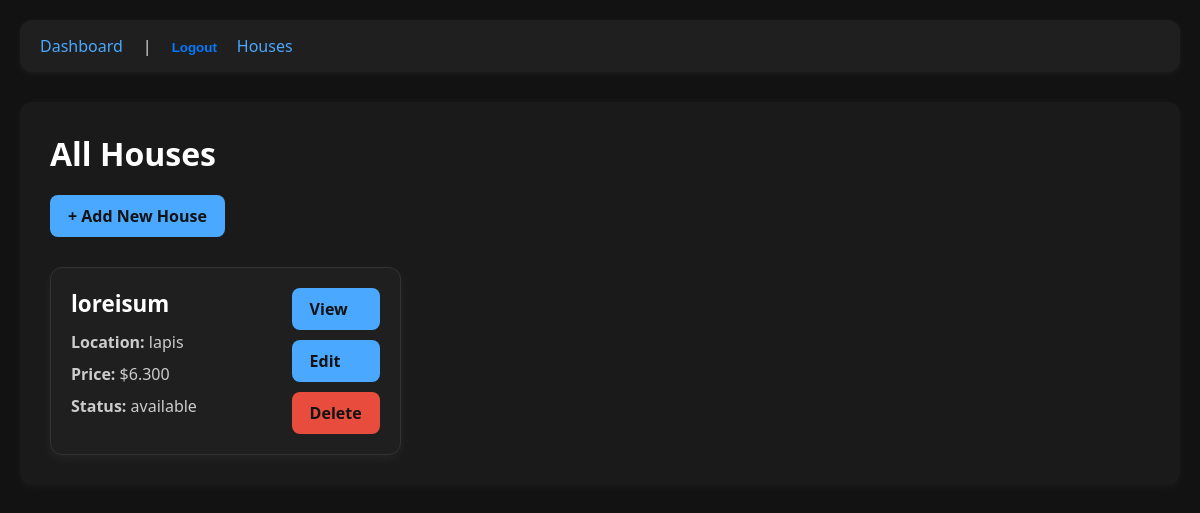
Page /houses/ (signed in) on the earlier database version.
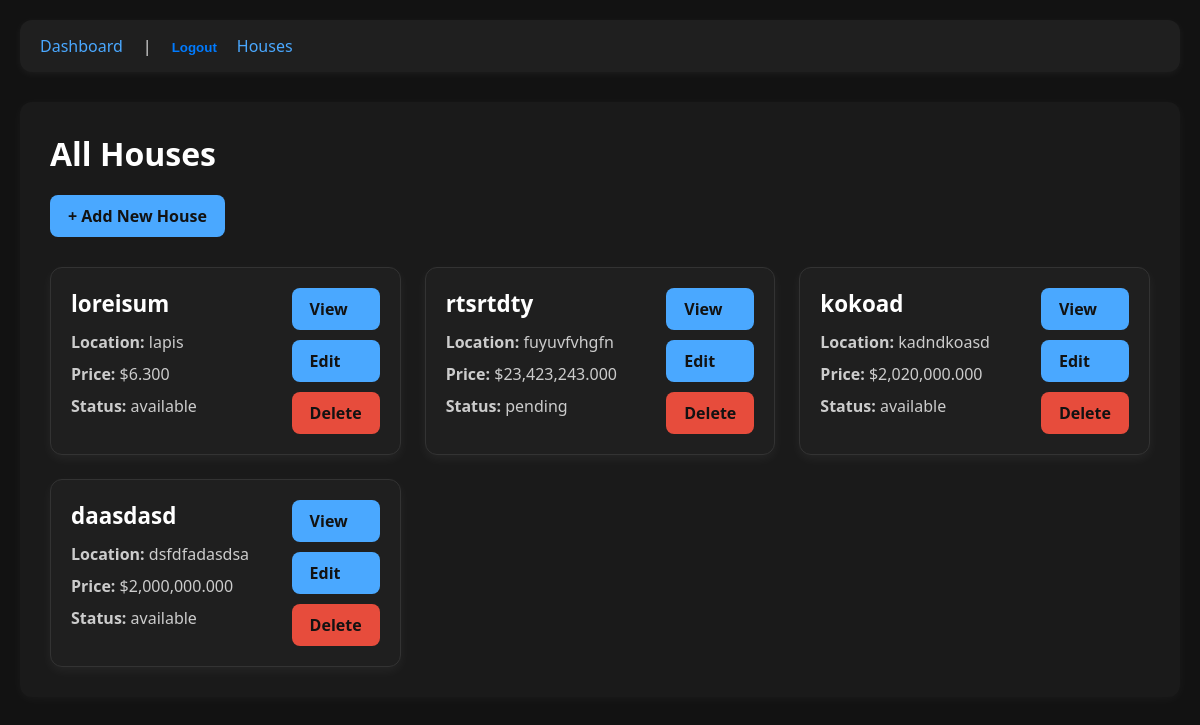
Same page on the later database version.
### houses/models.py (models this page shows, shortened)
class House(models.Model):
    STATUS_CHOICES = [
        ('available', 'Available'),
        ('sold', 'Sold'),
        ('pending', 'Pending'),
    ]
    title = models.CharField(max_length=100)
    address = models.TextField()
    price = models.DecimalField(max_digits=12, decimal_places=3, )
    status = models.CharField(max_length=10, choices=STATUS_CHOICES, default='available')
    description = models.TextField(blank=True)
    agent = models.ForeignKey(
        settings.AUTH_USER_MODEL,
        on_delete=models.CASCADE,
        related_name='houses',
        null=True,
        blank=True
    )

### houses/views.py (the view)
# urls.py: path('', HouseListView.as_view(), name='list'),
class HouseListView(LoginRequiredMixin, ListView):
    model = House
    template_name = "houses/list.html"
    context_object_name = "houses"

### houses/templates/houses/list.html (shortened to what this page needs)
{% extends 'base.html' %}
{% load humanize %}
{% load static %}
{% block extra_css %}
<link rel="stylesheet" href="{% static 'houses/style.css' %}">
{% endblock %}
{% block content %}
<h1>All Houses</h1>
<a href="{% url 'houses:create' %}" class="button">+ Add New House</a>
<div class="card-grid">
    {% for house in houses %}
    <div class="card">
        <div>
            <h2 class="card-title">{{ house.title }}</h2>
            <p><strong>Location:</strong> {{ house.address }}</p>
            <p><strong>Price:</strong> ${{ house.price|intcomma }}</p>
            <p><strong>Status:</strong> {{ house.status }}</p>
        </div>
        <div class="card-actions">
            <a href="{% url 'houses:detail' house.id %}" class="button">View</a>
            <a href="{% url 'houses:update' house.id %}" class="button">Edit</a>
            <a href="{% url 'houses:delete' house.id %}" class="button delete-button">Delete</a>
        </div>
    </div>
    {% empty %}
    <p class="text-center">No houses yet.</p>
    {% endfor %}
</div>
{% endblock %}

### templates/base.html (shortened to what this page needs)
{% load static %}
<!DOCTYPE html>
<html lang="en">
<head>
    <link rel="stylesheet" href="{% static 'css/style.css' %}">
    {% block extra_css %}{% endblock %}
</head>
<body>
    <nav>
        <a href="{% url 'dashboard:home' %}">Dashboard</a> |
        {% if user.is_authenticated %}
            <form action="{% url 'logout' %}" method="post" style="display:inline;">
                <button type="submit" style="background:none;border:none;padding:0;color:#007bff;cursor:pointer;">Logout</button>
            </form>
        {% else %}
            <a href="{% url 'login' %}">Login</a>
        {% endif %}
        <a href="{% url 'houses:list' %}">Houses</a>
    </nav>
    <main>
        {% block content %}{% endblock %}
    </main>
</body>
</html>

### static/css/style.css (style rules this page uses)
* { margin: 0; padding: 0; box-sizing: border-box; }
body { font-family: 'Segoe UI', Tahoma, Geneva, Verdana, sans-serif; background-color: #121212; color: #e0e0e0; padding: 20px; }
nav { background-color: #1f1f1f; padding: 15px 20px; border-radius: 12px; box-shadow: 0 2px 8px rgba(255, 255, 255, 0.05); margin-bottom: 30px; display: flex; gap: 20px; }
nav a { color: #4aa8ff; text-decoration: none; font-weight: 500; transition: color 0.2s ease; }
main { background-color: #1a1a1a; padding: 30px; border-radius: 12px; box-shadow: 0 2px 12px rgba(255, 255, 255, 0.04); }
h1, h2 { color: #ffffff; margin-bottom: 20px; }
button, .button { background-color: #4aa8ff; color: #121212; padding: 10px 18px; border: none; border-radius: 8px; cursor: pointer; font-weight: 600; transition: background-color 0.2s ease; text-decoration: none; display: inline-block; }

### houses/static/houses/style.css (style rules this page uses)
.card-grid { display: grid; grid-template-columns: repeat(3, 1fr); gap: 24px; margin-top: 30px; }
.card { background-color: #1f1f1f; border: 1px solid #333; border-radius: 12px; padding: 20px; box-shadow: 0 4px 12px rgba(255, 255, 255, 0.05); transition: transform 0.2s ease, box-shadow 0.2s ease; display: flex; flex-direction: row; justify-content: space-between; }
.card-title { font-size: 1.4rem; margin-bottom: 12px; color: #fff; }
.card p { margin-bottom: 10px; color: #ccc; }
.card-actions { margin-top: auto; display: flex; flex-direction: column; gap: 10px; flex-wrap: wrap; justify-content: flex-end; }
.delete-button { background-color: #e74c3c; }

Differences in the rows shown:
added House: title "rtsrtdty", address "fuyuvfvhgfn", price "23,423,243.000", status "pending"
added House: title "kokoad", address "kadndkoasd", price "2,020,000.000", status "available"
added House: title "daasdasd", address "dsfdfadasdsa", price "2,000,000.000", status "available"
